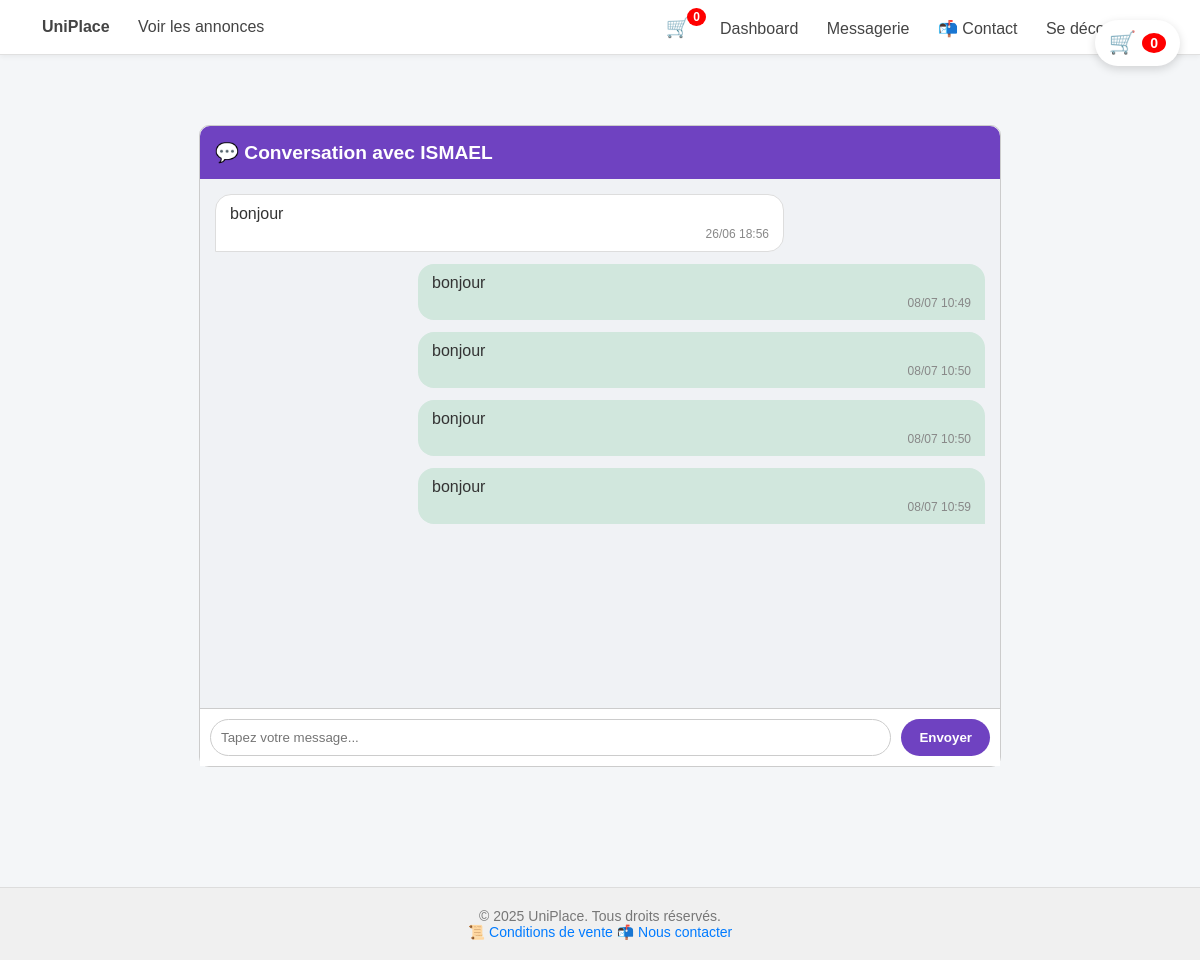
The page /conversation/3 (signed in) on the database its author committed.
### app/models.py (models this page shows, shortened)
class User(UserMixin, db.Model):
    id = db.Column(db.Integer, primary_key=True)
    username = db.Column(db.String(80), unique=True, nullable=False)
    email = db.Column(db.String(120), unique=True, nullable=False)
    password = db.Column(db.String(200), nullable=False)
    is_admin = db.Column(db.Boolean, default=False)
    email_confirmed = db.Column(db.Boolean, default=False)
    usdt_address = db.Column(db.String(200), nullable=True)
    bank_name = db.Column(db.String(100), nullable=True)
    card_number = db.Column(db.String(50), nullable=True)
    card_holder = db.Column(db.String(100), nullable=True)

class Message(db.Model):
    id = db.Column(db.Integer, primary_key=True)
    sender_id = db.Column(db.Integer, db.ForeignKey('user.id'), nullable=False)
    receiver_id = db.Column(db.Integer, db.ForeignKey('user.id'), nullable=False)
    content = db.Column(db.Text, nullable=False)
    timestamp = db.Column(db.DateTime, default=datetime.utcnow)
    is_read = db.Column(db.Boolean, default=False)
    file_path = db.Column(db.String(255), nullable=True)  # <--- Ajout ici
    sender = db.relationship('User', foreign_keys=[sender_id], backref='sent_messages')
    receiver = db.relationship('User', foreign_keys=[receiver_id], backref='received_messages')

### app/routes/messaging.py (the view, shortened to what this page needs)
@messaging_bp.route('/conversation/<int:user_id>', methods=['GET', 'POST'])
@login_required
def conversation(user_id):
    interlocuteur = User.query.get_or_404(user_id)
    if interlocuteur.id == current_user.id:
        flash(_("Vous ne pouvez pas discuter avec vous-même."), "danger")
        return redirect(url_for('inbox'))
    messages = Message.query.filter(
        ((Message.sender_id == current_user.id) & (Message.receiver_id == interlocuteur.id)) |
        ((Message.sender_id == interlocuteur.id) & (Message.receiver_id == current_user.id))
    ).order_by(Message.timestamp).all()
    for msg in messages:
        if msg.receiver_id == current_user.id and not msg.is_read:
            msg.is_read = True
    db.session.commit()
    return render_template("conversation.html", interlocuteur=interlocuteur, messages=messages)

### app/routes/auth.py (called while the page is built)
@login_manager.user_loader
def load_user(user_id):
    return User.query.get(int(user_id))

### app/templates/conversation.html (shortened to what this page needs)
{% extends "base.html" %}
{% block content %}
<div class="chat-container">
    <div class="chat-header">
        💬 {% trans %}Conversation avec{% endtrans %} {{ interlocuteur.username }}
    </div>
    <div class="chat-messages">
        {% for msg in messages %}
            <div class="message-bubble {% if msg.sender_id == current_user.id %}sent{% else %}received{% endif %}">
                {{ msg.content }}
                <div class="message-meta">{{ msg.timestamp.strftime('%d/%m %H:%M') }}</div>
            </div>
        {% endfor %}
    </div>
    <form class="chat-form" method="post">
        <input type="text" name="message" placeholder="{% trans %}Tapez votre message...{% endtrans %}" required>
        <button type="submit">{% trans %}Envoyer{% endtrans %}</button>
    </form>
</div>
{% endblock %}

### app/templates/base.html (style rules this page uses)
body { margin: 0; font-family: 'Segoe UI', sans-serif; background-color: #f4f6f8; color: #333; }
body { font-family: Arial, sans-serif; margin: 0; padding: 0; }

### app/templates/conversation.html (style rules this page uses)
.chat-container { max-width: 800px; margin: 30px auto; border: 1px solid #ccc; border-radius: 10px; background: #fdfdfd; display: flex; flex-direction: column; height: 80vh; }
.chat-header { padding: 15px; background: #6f42c1; color: white; font-weight: bold; font-size: 1.2rem; border-top-left-radius: 10px; border-top-right-radius: 10px; }
.chat-messages { flex: 1; overflow-y: auto; padding: 15px; background: #f0f2f5; }
.message-bubble { max-width: 70%; padding: 10px 14px; margin-bottom: 12px; border-radius: 16px; position: relative; word-wrap: break-word; }
.sent { background-color: #d1e7dd; align-self: flex-end; border-bottom-right-radius: 0; margin-left: auto; }
.received { background-color: #fff; align-self: flex-start; border-bottom-left-radius: 0; margin-right: auto; border: 1px solid #ddd; }
.message-meta { font-size: 0.75rem; color: #888; margin-top: 4px; text-align: right; }
.chat-form { display: flex; padding: 10px; border-top: 1px solid #ccc; background: #fff; }
.chat-form input[type="text"] { flex: 1; padding: 10px; border: 1px solid #ccc; border-radius: 20px; margin-right: 10px; }
.chat-form button { background: #6f42c1; color: white; border: none; border-radius: 20px; padding: 10px 18px; font-weight: bold; }
body { font-family: Arial, sans-serif; margin: 0; padding: 0; }

### rows shown on the page
User: username "ISMAEL"
Message: content "bonjour", timestamp "26/06 18:56"
Message: content "bonjour", timestamp "08/07 10:49"
Message: content "bonjour", timestamp "08/07 10:50"
Message: content "bonjour", timestamp "08/07 10:50"
Message: content "bonjour", timestamp "08/07 10:59"

### other values the page prints
{{ panier_count }} "0"
{{ trans }} "Conversation avec"
{{ trans }} "Envoyer"
{{ current_year or 2025 }} "2025"
